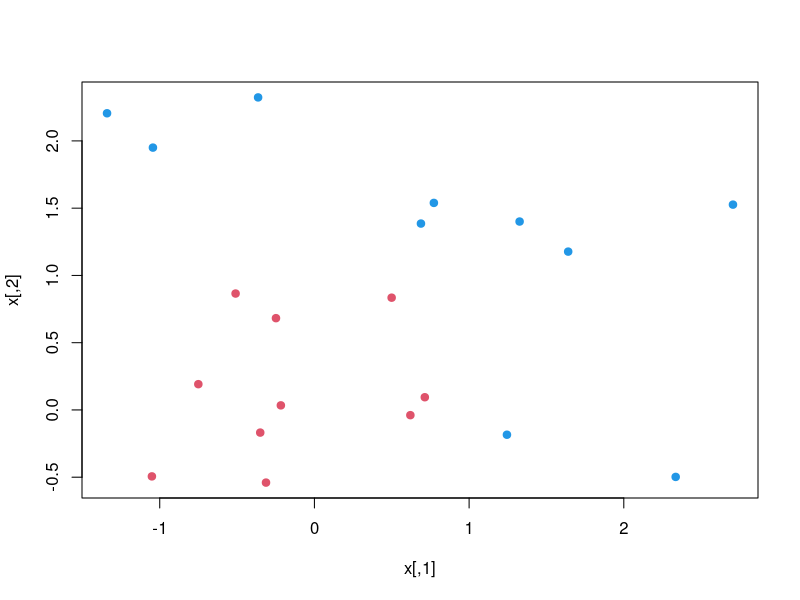
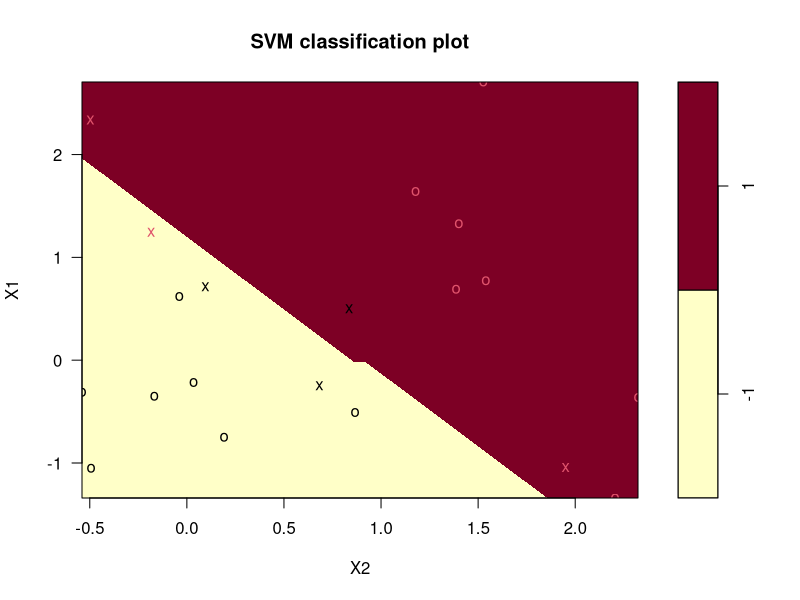
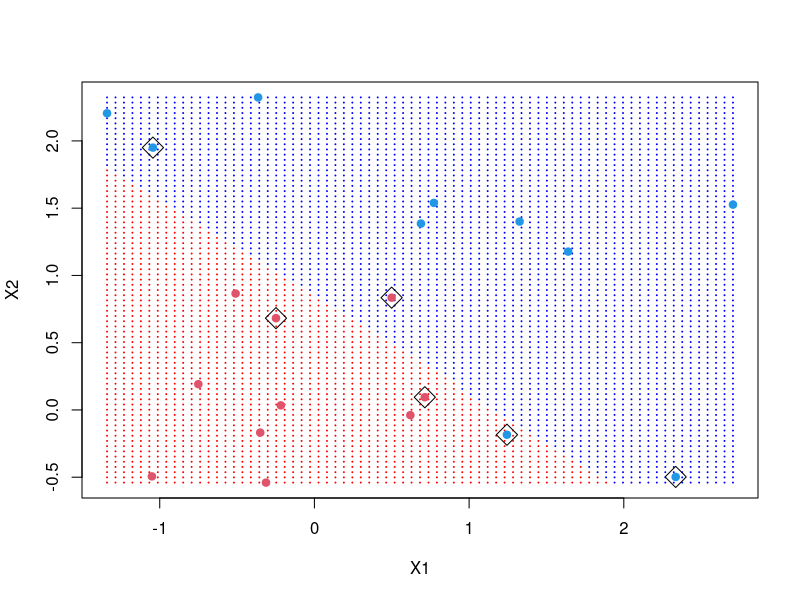
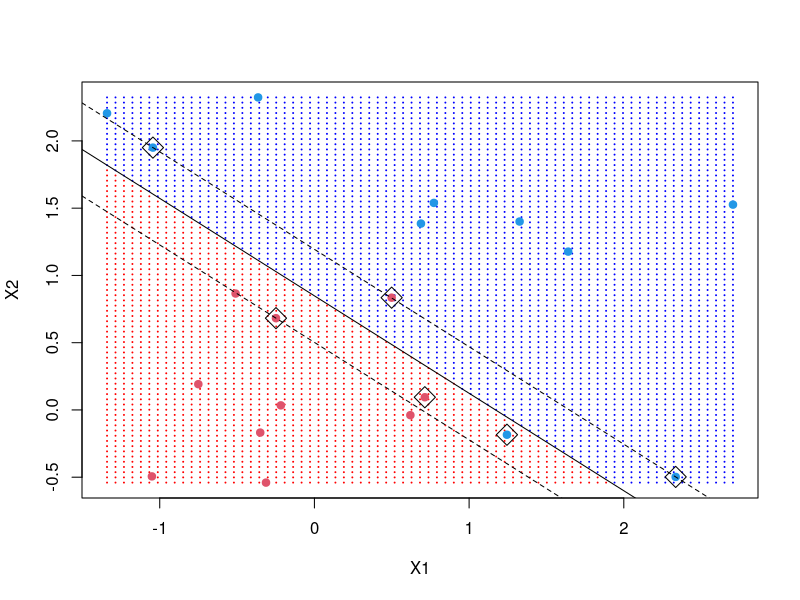

R code for these plots, in order:
## ---- chunk 1
set.seed(10111)
x = matrix(rnorm(40), 20, 2)
y = rep(c(-1, 1), c(10, 10))
x[y == 1,] = x[y == 1,] + 1
plot(x, col=y + 3, pch = 19)
## ---- chunk 2
library(e1071)
dat = data.frame(x, y = as.factor(y))
svm.fit = svm(y~., data = dat, kernel = "linear", cost = 20, scale = F)
summary(svm.fit)
plot(svm.fit, dat)
svm.fit$index
## ---- chunk 3
make.grid = function(x, n = 75) {
  grange = apply(x, 2, range) # range of each col of x1 and x2
  x1 = seq(from = grange[1, 1],to = grange[2, 1], length = n)
  x2 = seq(from = grange[1, 2], to = grange[2, 2], length = n)
  expand.grid(X1 = x1, X2 = x2)
}
xgrid = make.grid(x)
ygrid = predict(svm.fit, xgrid)
plot(xgrid, col = c("red", "blue")[as.numeric(ygrid)], pch = 20, cex = .2)
points(x, col = y + 3, pch = 19)
points(x[svm.fit$index,], pch = 5, cex = 2)
## ---- chunk 4
beta = drop(t(svm.fit$coefs)%*%x[svm.fit$index, ]) # drop converts a table into an array
beta0 = svm.fit$rho
plot(xgrid, col = c("red", "blue")[as.numeric(ygrid)], pch = 20, cex = .2)
points(x, col = y + 3, pch = 19)
points(x[svm.fit$index,], pch = 5, cex = 2)
abline(beta0 / beta[2], -beta[1] / beta[2])
abline((beta0 - 1) / beta[2], -beta[1] / beta[2], lty = 2)
abline((beta0 + 1) / beta[2], -beta[1] / beta[2], lty = 2)
## ---- chunk 5
set.seed(1)
tune.out = tune(svm, y~., data = dat, kernel = "linear", ranges = list(cost = seq(0.001, 100, 10)))
summary(tune.out)
bestmod = tune.out$best.model
## ---- chunk 6
set.seed(1)
xtest = matrix(rnorm(20 * 2), ncol = 2)
ytest = sample(c(-1, 1), 20, rep = TRUE)
xtest[ytest == 1, ] = xtest[ytest == 1, ] + 1
testdat = data.frame(X1 = xtest[,1], X2 = xtest[, 2], y = as.factor(ytest))
ypred = predict(bestmod, testdat)
table(predict = ypred, truth = testdat$y)
